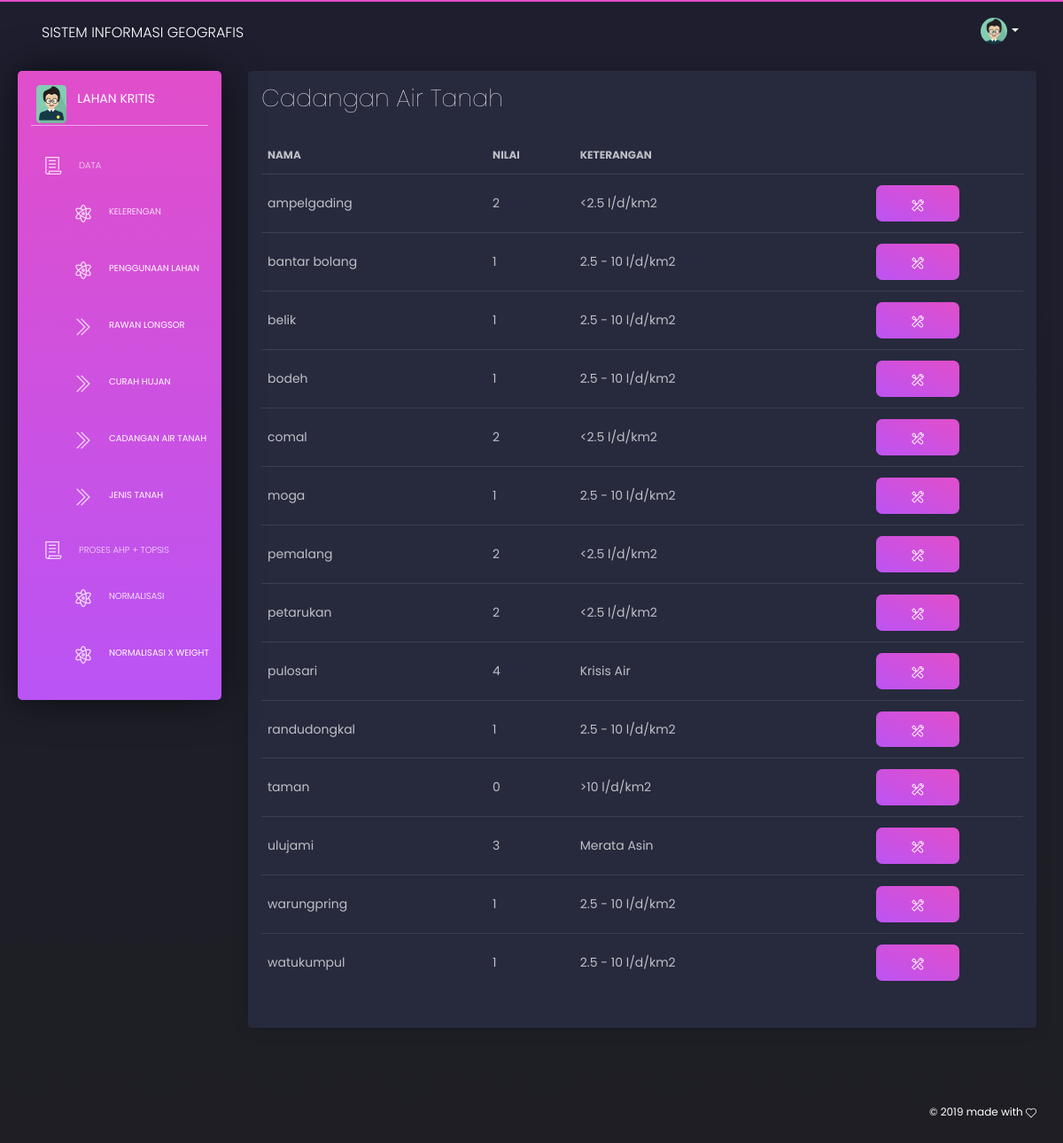
Screenshot of /coba2/index.php/air with the database file from the repository.
### tables this page shows
CREATE TABLE `isi` (
  `nama` varchar(25) NOT NULL,
  `k` int(11) NOT NULL,
  `pl` int(11) NOT NULL,
  `rbl` int(11) NOT NULL,
  `ch` int(11) NOT NULL,
  `cat` int(11) NOT NULL,
  `jt` int(11) NOT NULL
);

### coba2/application/controllers/Air.php (called while the page is built, shortened)
<?php
class air extends CI_Controller {
	public function index(){
			$this->load->model("model_awal");
			$data['list_kec'] = $this->model_awal->load_kec();
			$this->load->view("sidebar");
			$this->load->view("nav");
			$this->load->view("cat",$data);
			$this->load->view("foot");
		}
}
?>

### coba2/index.php (called while the page is built, shortened)
<?php
require_once BASEPATH.'core/CodeIgniter.php';

### coba2/application/models/model_awal.php (called while the page is built, shortened)
<?php
Class Model_awal extends CI_Model{
	public function load_kec(){
		$sql = $this->db->query("SELECT * FROM isi");
		return $sql->result_array();
	}
}
?>

### coba2/application/views/cat.php (the view, shortened to what this page needs)
<div class="content">
  <div class="row">
    <div class="col-12">
      <div class="card ">
        <div class="card-header">
          <h2 class="card-title"> Cadangan Air Tanah</h2>
        </div>
        <div class="card-body">
          <div class="table-responsive">
            <table class="table tablesorter " id="">
              <thead class=" text-primary">
                <tr>
                <th>Nama</th>
                <th>Nilai</th>
                <th>Keterangan</th>
                </tr>
              </thead>
            <tbody>
                <?php
            foreach ($list_kec as $row) {
            ?>
            <tr>
              <td><?php echo $row['nama']; ?></td>
              <td><?php echo $row['cat']; ?></td>
              <td><?php if($row['cat']=='1'){echo "2.5 - 10 l/d/km2";} elseif ($row['cat']=='0'){echo ">10 l/d/km2";} elseif ($row['cat']=='2'){echo "<2.5 l/d/km2";} elseif ($row['cat']=='3'){echo "Merata Asin";} else{echo "Krisis Air";}
             ?> </td>
             <td class="text-center">
                <button type="button" class="btn btn-primary btn-xs" data-toggle="modal" data-target="#edit<?php echo $row['nama']; ?>"><i class="tim-icons icon-settings"></i></button>
              </td>
              <?php } ?>
            </tr>
          </tbody>
            </table>
          </div>
        </div>
      </div>
    </div>
  </div>
</div>

### rows the page displays
isi: nama "ampelgading", cat "2", shows "<2.5 l/d/km2"
isi: nama "bantar bolang", cat "1", shows "2.5 - 10 l/d/km2"
isi: nama "belik", cat "1", shows "2.5 - 10 l/d/km2"
isi: nama "bodeh", cat "1", shows "2.5 - 10 l/d/km2"
isi: nama "comal", cat "2", shows "<2.5 l/d/km2"
isi: nama "moga", cat "1", shows "2.5 - 10 l/d/km2"
isi: nama "pemalang", cat "2", shows "<2.5 l/d/km2"
isi: nama "petarukan", cat "2", shows "<2.5 l/d/km2"
isi: nama "pulosari", cat "4", shows "Krisis Air"
isi: nama "randudongkal", cat "1", shows "2.5 - 10 l/d/km2"
isi: nama "taman", cat "0", shows ">10 l/d/km2"
isi: nama "ulujami", cat "3", shows "Merata Asin"
isi: nama "warungpring", cat "1", shows "2.5 - 10 l/d/km2"
isi: nama "watukumpul", cat "1", shows "2.5 - 10 l/d/km2"
